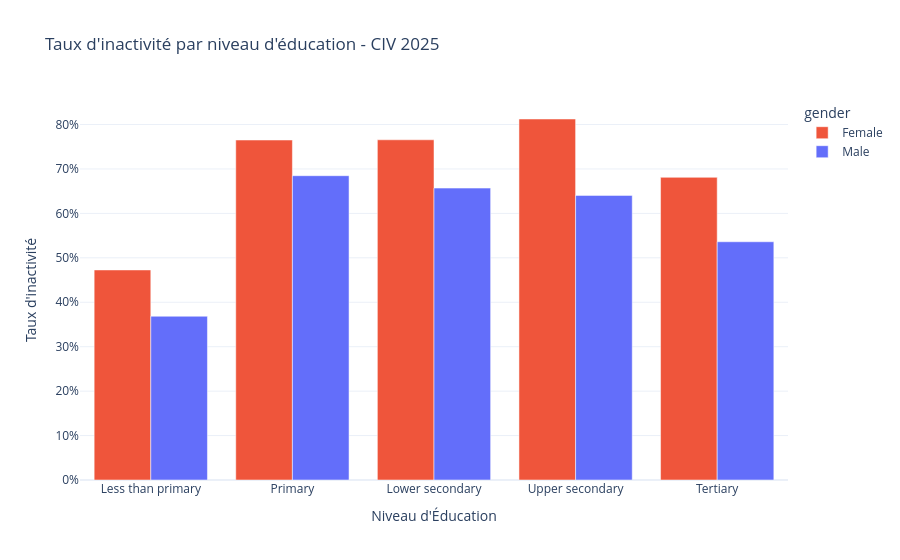

Source (notebook cell):
### Markdown cell above
## 1.3 Inactivité par niveau d'éducation et genre

### Code cell
def analyse_inactivite_edu(df_input):
    latest_yr = df_input['year'].max()
    df_latest = df_input[df_input['year'] == latest_yr]
    
    # Agrégation par niveau et genre
    df_c3 = df_latest.groupby(['edu_ilo', 'gender'])['share_inact'].mean().reset_index()
    
    # Tri logique des niveaux d'éducation
    edu_order = ['Less than primary', 'Primary', 'Lower secondary', 'Upper secondary', 'Tertiary']
    df_c3['edu_ilo'] = pd.Categorical(df_c3['edu_ilo'], categories=edu_order, ordered=True)
    df_c3 = df_c3.sort_values('edu_ilo')
    
    print(f"\n=== ANALYSE C3 : INACTIVITÉ PAR ÉDUCATION EN {latest_yr} ===")
    print(df_c3.pivot(index='edu_ilo', columns='gender', values='share_inact'))

    # Visualisation
    fig = px.bar(
        df_c3,
        x="edu_ilo", y="share_inact", color="gender",
        barmode="group",
        title=f"Taux d'inactivité par niveau d'éducation - CIV {latest_yr}",
        labels={'share_inact': "Taux d'inactivité", 'edu_ilo': "Niveau d'Éducation"},
        color_discrete_map={'Female': '#ef553b', 'Male': '#636efa'},
        template="plotly_white"
    )
    fig.update_layout(yaxis=dict(tickformat=".0%"))
    fig.show()
    
    fig.write_html(os.path.join(FIGURES, "inactivity_education_15-24.html"))

# Exécution
analyse_inactivite_edu(unemployed)

### Figure 1 — Plotly figure (JSON) as saved in the notebook; plotly's stock layout.template omitted (floating-point values rounded to 4 significant figures)
{"data": [{"alignmentgroup": "True", "hovertemplate": "gender=Female<br>Niveau d'Éducation=%{x}<br>Taux d'inactivité=%{y}<extra></extra>", "legendgroup": "Female", "marker": {"color": "#ef553b", "pattern": {"shape": ""}}, "name": "Female", "offsetgroup": "Female", "orientation": "v", "showlegend": true, "textposition": "auto", "type": "bar", "x": ["Less than primary", "Primary", "Lower secondary", "Upper secondary", "Tertiary"], "xaxis": "x", "y": [0.4727, 0.7651, 0.7656, 0.8124, 0.6811], "yaxis": "y"}, {"alignmentgroup": "True", "hovertemplate": "gender=Male<br>Niveau d'Éducation=%{x}<br>Taux d'inactivité=%{y}<extra></extra>", "legendgroup": "Male", "marker": {"color": "#636efa", "pattern": {"shape": ""}}, "name": "Male", "offsetgroup": "Male", "orientation": "v", "showlegend": true, "textposition": "auto", "type": "bar", "x": ["Less than primary", "Primary", "Lower secondary", "Upper secondary", "Tertiary"], "xaxis": "x", "y": [0.3685, 0.6848, 0.6569, 0.6405, 0.5361], "yaxis": "y"}], "layout": {"barmode": "group", "legend": {"title": {"text": "gender"}, "tracegroupgap": 0}, "title": {"text": "Taux d'inactivité par niveau d'éducation - CIV 2025"}, "xaxis": {"anchor": "y", "domain": [0, 1], "title": {"text": "Niveau d'Éducation"}}, "yaxis": {"anchor": "x", "domain": [0, 1], "tickformat": ".0%", "title": {"text": "Taux d'inactivité"}}}}
